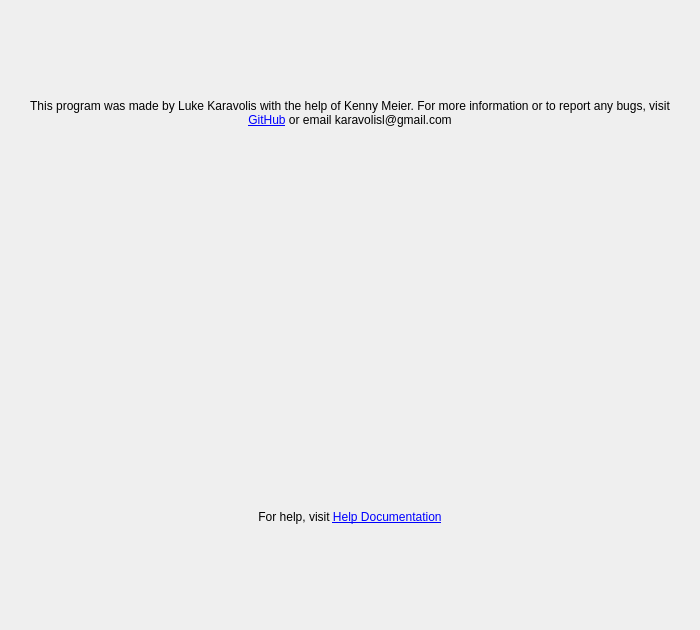
<?xml version="1.0" encoding="UTF-8"?>
<ui version="4.0">
 <class>MainWindow</class>
 <widget class="QMainWindow" name="MainWindow">
  <property name="geometry">
   <rect>
    <x>0</x>
    <y>0</y>
    <width>700</width>
    <height>630</height>
   </rect>
  </property>
  <property name="windowTitle">
   <string>About</string>
  </property>
  <property name="windowIcon">
   <iconset>
    <normaloff>../images/Icon.jpg</normaloff>../images/Icon.jpg</iconset>
  </property>
  <widget class="QWidget" name="centralwidget">
   <layout class="QVBoxLayout" name="verticalLayout">
    <property name="leftMargin">
     <number>15</number>
    </property>
    <property name="topMargin">
     <number>15</number>
    </property>
    <property name="rightMargin">
     <number>15</number>
    </property>
    <property name="bottomMargin">
     <number>15</number>
    </property>
    <item>
     <widget class="QLabel" name="description_label">
      <property name="text">
       <string>&lt;html&gt;&lt;head/&gt;&lt;body&gt;&lt;p&gt;This program was made by Luke Karavolis with the help of Kenny Meier. For more information or to report any bugs, visit &lt;a href=&quot;https://github.com/KaravolisL/AHEPA-Raffle&quot;&gt;&lt;span style=&quot; text-decoration: underline; color:#0000ff;&quot;&gt;GitHub&lt;/span&gt;&lt;/a&gt; or email karavolisl@gmail.com&lt;/p&gt;&lt;/body&gt;&lt;/html&gt;</string>
      </property>
      <property name="textFormat">
       <enum>Qt::RichText</enum>
      </property>
      <property name="alignment">
       <set>Qt::AlignCenter</set>
      </property>
      <property name="wordWrap">
       <bool>true</bool>
      </property>
      <property name="openExternalLinks">
       <bool>true</bool>
      </property>
     </widget>
    </item>
    <item>
     <widget class="QLabel" name="picture_label">
      <property name="text">
       <string/>
      </property>
      <property name="pixmap">
       <pixmap>../images/Logo.jpg</pixmap>
      </property>
      <property name="scaledContents">
       <bool>true</bool>
      </property>
      <property name="alignment">
       <set>Qt::AlignCenter</set>
      </property>
      <property name="wordWrap">
       <bool>true</bool>
      </property>
     </widget>
    </item>
    <item>
     <widget class="QLabel" name="label">
      <property name="text">
       <string>&lt;html&gt;&lt;head/&gt;&lt;body&gt;&lt;p&gt;For help, visit &lt;a href=&quot;https://github.com/KaravolisL/AHEPA-Raffle/blob/master/docs/README.md&quot;&gt;&lt;span style=&quot; text-decoration: underline; color:#0000ff;&quot;&gt;Help Documentation&lt;/span&gt;&lt;/a&gt;&lt;/p&gt;&lt;/body&gt;&lt;/html&gt;</string>
      </property>
      <property name="textFormat">
       <enum>Qt::RichText</enum>
      </property>
      <property name="alignment">
       <set>Qt::AlignCenter</set>
      </property>
      <property name="wordWrap">
       <bool>true</bool>
      </property>
      <property name="openExternalLinks">
       <bool>true</bool>
      </property>
     </widget>
    </item>
   </layout>
  </widget>
 </widget>
 <resources/>
 <connections/>
</ui>
